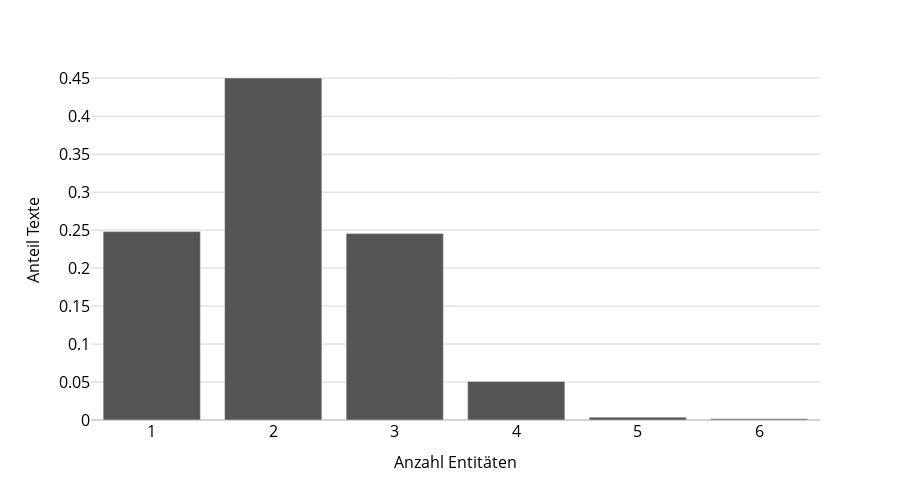

The notebook cell this image was saved under:
### Markdown cell above
# Anzahl

### Code cell
meta_plot = meta_anth['entity_count'].value_counts(normalize=True)

fig = px.bar(
    meta_plot,
    labels = {'value' : '<br>Anteil Texte', 'entity_count' : 'Anzahl Entitäten'},
    # color_discrete_sequence=["gray"]
)

fig.update_layout(
    width=900, height=500,
    xaxis=dict(tickfont=dict(size=16), titlefont=dict(size=16)),
    yaxis=dict(tickfont=dict(size=16), titlefont=dict(size=16)),
    legend=dict(font = dict(size=16), traceorder = 'normal'),
    showlegend=False
)
fig = update_fig_for_publication(fig, make_grey=True)
fig.write_image(f"plots/6.5 Anzahl Entitäten.pdf")
fig.show()

### Figure 1 — Plotly figure (JSON) as saved in the notebook; plotly's stock layout.template omitted (floating-point values rounded to 4 significant figures)
{"data": [{"alignmentgroup": "True", "hovertemplate": "variable=proportion<br>Anzahl Entitäten=%{x}<br><br>Anteil Texte=%{y}<extra></extra>", "legendgroup": "proportion", "marker": {"color": "#555555", "pattern": {"shape": ""}}, "name": "proportion", "offsetgroup": "proportion", "orientation": "v", "showlegend": true, "textposition": "auto", "type": "bar", "x": [2, 1, 3, 4, 5, 6], "xaxis": "x", "y": [0.4503, 0.2481, 0.2454, 0.05081, 0.003784, 0.001622], "yaxis": "y"}], "layout": {"barmode": "relative", "font": {"color": "black"}, "height": 500, "legend": {"bordercolor": "black", "borderwidth": 1, "font": {"size": 16}, "title": {"text": "variable"}, "tracegroupgap": 0, "traceorder": "normal"}, "margin": {"t": 60}, "paper_bgcolor": "white", "plot_bgcolor": "white", "showlegend": false, "width": 900, "xaxis": {"anchor": "y", "autorange": true, "color": "black", "domain": [0, 1], "gridcolor": "white", "range": [0.5, 6.5], "showgrid": false, "tickfont": {"size": 16}, "title": {"font": {"size": 16}, "text": "Anzahl Entitäten"}, "type": "linear"}, "yaxis": {"anchor": "x", "autorange": true, "color": "black", "domain": [0, 1], "gridcolor": "lightgray", "range": [0, 0.474], "tickfont": {"size": 16}, "title": {"font": {"size": 16}, "text": "<br>Anteil Texte"}, "type": "linear", "zerolinecolor": "lightgray"}}}
